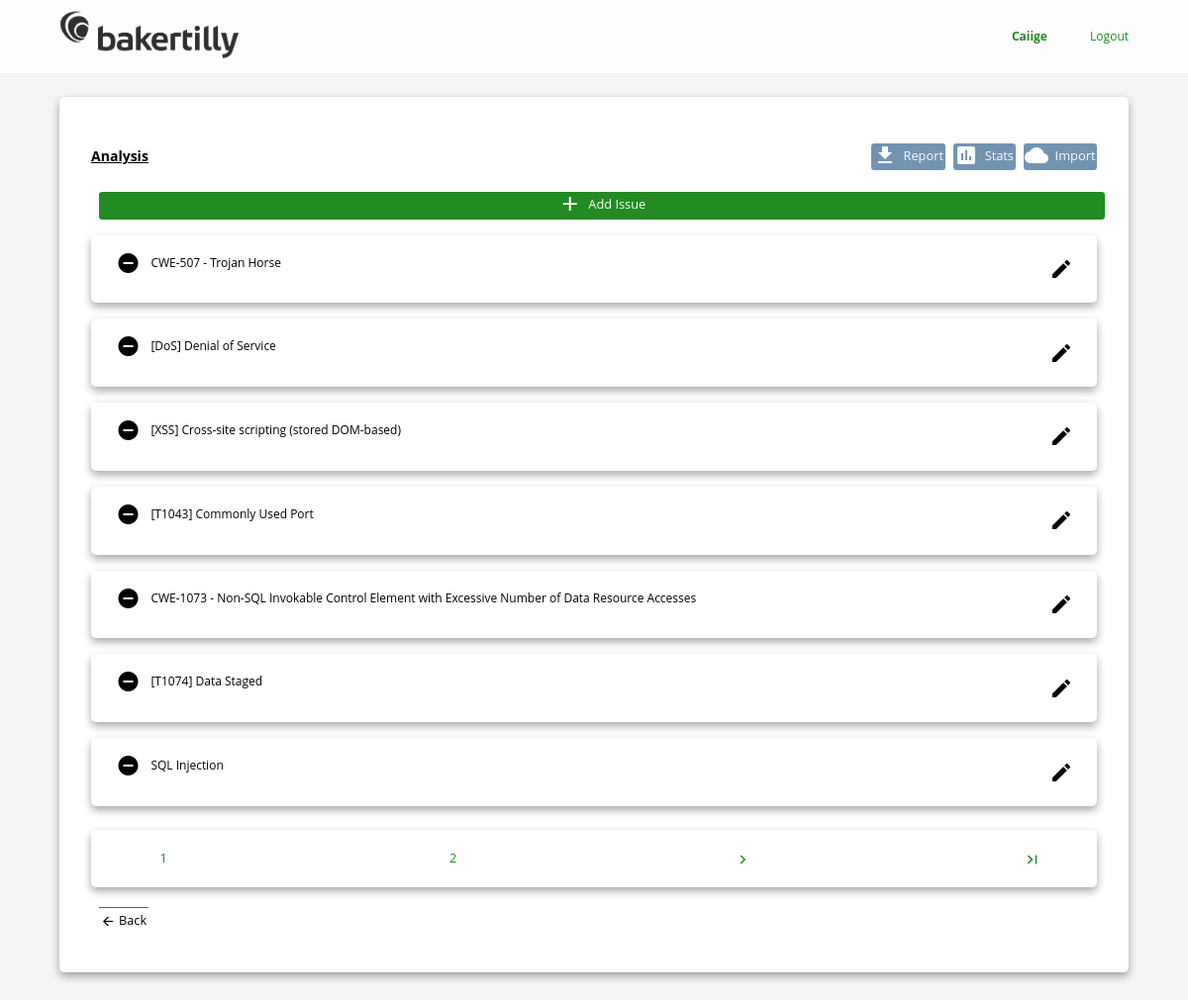
/analysis/7/ (signed in), run on an earlier commit of the app's database.
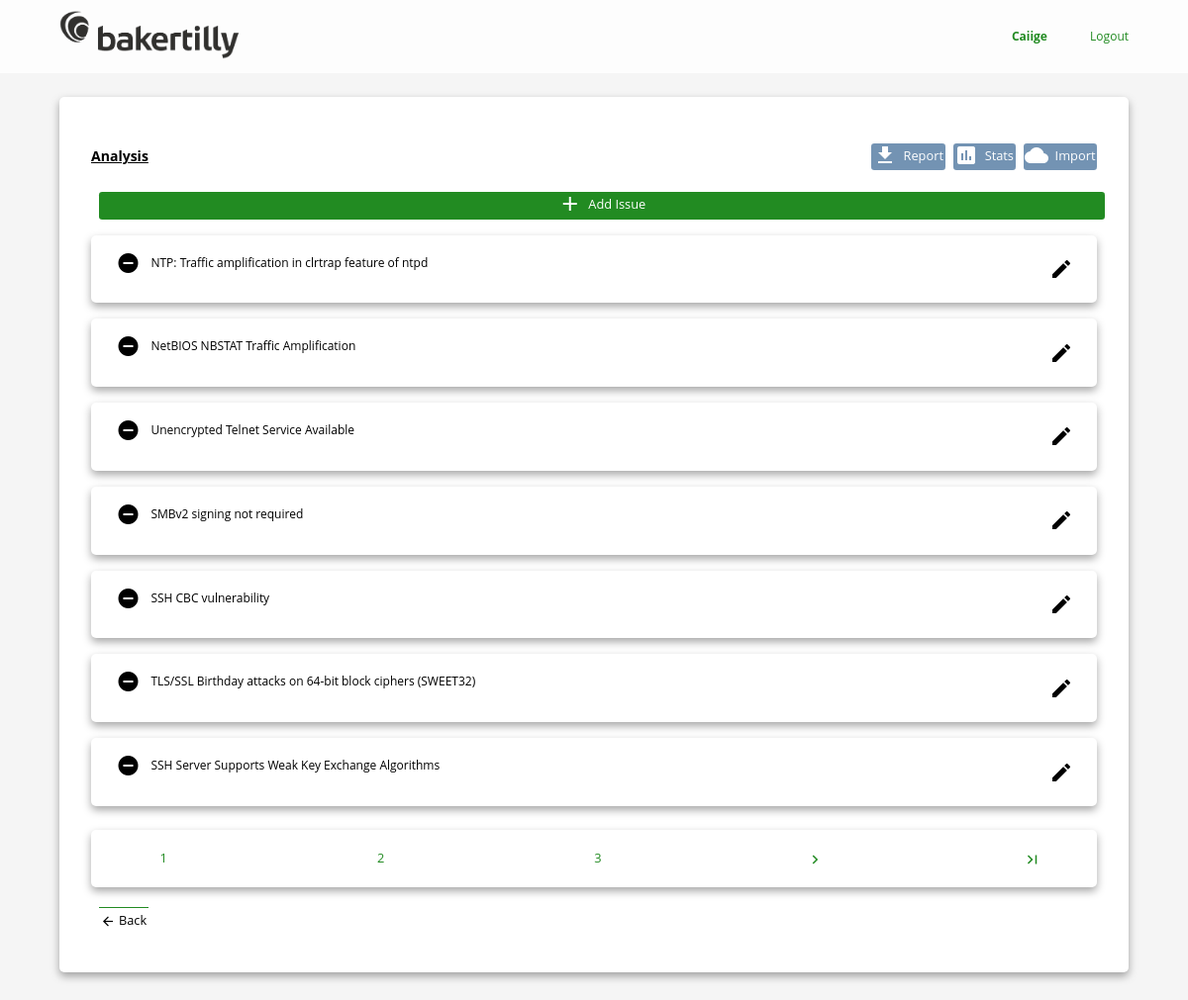
And on a later commit of the database.
### core/models.py (models this page shows, shortened)
class Issues(models.Model):
    case = models.ForeignKey(Cases, on_delete=models.CASCADE)
    name = models.CharField(max_length=100)
    severity = models.CharField(blank=True, max_length=100, choices=severity_levels)
    affected_hosts = models.TextField(blank=True)
    description = models.TextField(blank=True)
    impact = models.TextField(blank=True)
    solution = models.TextField(blank=True)
    reference = models.TextField(blank=True)
    cvss_rating = models.FloatField(blank=True, null=True)
    createDate = models.DateTimeField(auto_now_add=True)
    lastUpdate = models.DateTimeField(auto_now=True)
    class Meta:
        verbose_name_plural = "Issues"

### core/views.py (the view)
# urls.py: path('analysis/<int:pk>/', views.IssueListView.as_view(), name='analysis'),
class IssueListView(LoginRequiredMixin, ListView):
    template_name = "core/issues_list.html"
    context_object_name = "issues"
    paginate_by = 7
    def get_queryset(self):
        return Cases.objects.get(id=self.kwargs['pk']).issues_set.order_by("-lastUpdate")
    def get_context_data(self, **kwargs):
        context = super().get_context_data(**kwargs)
        context['title'] = "Analysis"
        context['case_id'] = self.kwargs['pk']
        return context

### core/templates/core/issues_list.html (shortened to what the changed rows need)
{% extends 'core/base.html'%}
{% load crispy_forms_tags %}
{% load static %}
{% block js_includes %}
    <link rel="stylesheet" href="{% static 'core/css/autocomplete.css' %}">
    <link rel="stylesheet" href="{% static 'core/css/tables.css' %}">
{% endblock %}
{% block content %}
  <form class="card form"  method="post" enctype="multipart/form-data">
        <div id="issues-div">
          {% for issue in issues %}
            <div class="inner-card">
                <div class="flex-row">
                    <span class="left">
                      <a class="plain-link" href="{% url 'issue-delete' issue.case.id issue.id %}">
                        <button type="button" class="button  no-border">
                            <i class="material-icons">remove_circle</i>
                        </button>
                      </a>
                    </span>
                    <span class="left width-90">
                      {{ issue.name }}
                    </span>
                    <span class="right">
                      <a class="button-link no-border" href="{% url 'issue-update' issue.case.id issue.id %}">
                        <i class="material-icons">edit</i>
                      </a>
                    </span>
                </div>
            </div>
          {% endfor %}
        </div>
        {% if is_paginated %}
            <div class="inner-card">
                <div class="flex-row">
                    {% for num in page_obj.paginator.page_range %}
                        {% if page_obj.number == num %}
                            <a href="?page={{ num }}" class="plain-link no-border button width-10">{{num}}</a>
                        {% elif  num > page_obj.number|add:'-3' and num < page_obj.number|add:'3' %}
                            <a href="?page={{ num }}" class="plain-link no-border button width-10">{{num}}</a>
                        {% endif %}
                    {% endfor %}
                    {% if page_obj.has_next %}
                        <a href="?page={{ page_obj.next_page_number }}" class="plain-link no-border button width-10">
                            <i class="material-icons md-18 no-padding">navigate_next</i>
                        </a>
                        <a href="?page={{ page_obj.paginator.num_pages }}" class="plain-link no-border button width-10">
                            <i class="material-icons md-18 no-padding">last_page</i>
                        </a>
                    {% endif %}
                </div>
            </div>
        {% endif %}
        </div>
{% endblock %}

What changed in the data, as far as the page shows it:
no longer on this page (row unchanged): Issues: name "CWE-507 - Trojan Horse"
no longer on this page (row unchanged): Issues: name "[DoS] Denial of Service"
no longer on this page (row unchanged): Issues: name "[XSS] Cross-site scripting (stored DOM-based)"
no longer on this page (row unchanged): Issues: name "[T1043] Commonly Used Port"
no longer on this page (row unchanged): Issues: name "CWE-1073 - Non-SQL Invokable Control Element with Excessive Number of Data Resource Accesses"
no longer on this page (row unchanged): Issues: name "[T1074] Data Staged"
no longer on this page (row unchanged): Issues: name "SQL Injection"
added Issues: name "NTP: Traffic amplification in clrtrap feature of ntpd"
added Issues: name "NetBIOS NBSTAT Traffic Amplification"
added Issues: name "Unencrypted Telnet Service Available"
added Issues: name "SMBv2 signing not required"
added Issues: name "SSH CBC vulnerability"
added Issues: name "TLS/SSL Birthday attacks on 64-bit block ciphers (SWEET32)"
added Issues: name "SSH Server Supports Weak Key Exchange Algorithms"
Also different on the page:
new list line: "3"
